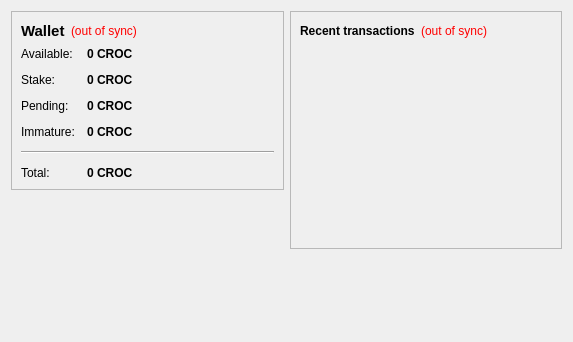
<?xml version="1.0" encoding="UTF-8"?>
<ui version="4.0">
 <class>OverviewPage</class>
 <widget class="QWidget" name="OverviewPage">
  <property name="geometry">
   <rect>
    <x>0</x>
    <y>0</y>
    <width>573</width>
    <height>342</height>
   </rect>
  </property>
  <property name="windowTitle">
   <string>Form</string>
  </property>
  <layout class="QHBoxLayout" name="horizontalLayout" stretch="1,1">
   <item>
    <layout class="QVBoxLayout" name="verticalLayout_2">
     <item>
      <widget class="QFrame" name="frame">
       <property name="frameShape">
        <enum>QFrame::StyledPanel</enum>
       </property>
       <property name="frameShadow">
        <enum>QFrame::Raised</enum>
       </property>
       <layout class="QVBoxLayout" name="verticalLayout_4">
        <item>
         <layout class="QHBoxLayout" name="horizontalLayout_4">
          <item>
           <widget class="QLabel" name="label_5">
            <property name="font">
             <font>
              <pointsize>11</pointsize>
              <weight>75</weight>
              <bold>true</bold>
             </font>
            </property>
            <property name="text">
             <string>Wallet</string>
            </property>
           </widget>
          </item>
          <item>
           <widget class="QLabel" name="labelWalletStatus">
            <property name="toolTip">
             <string>The displayed information may be out of date. Your wallet automatically synchronizes with the CrocodileCash network after a connection is established, but this process has not completed yet.</string>
            </property>
            <property name="styleSheet">
             <string notr="true">QLabel { color: red; }</string>
            </property>
            <property name="text">
             <string notr="true">(out of sync)</string>
            </property>
            <property name="alignment">
             <set>Qt::AlignLeading|Qt::AlignLeft|Qt::AlignVCenter</set>
            </property>
           </widget>
          </item>
          <item>
           <spacer name="horizontalSpacer_2">
            <property name="orientation">
             <enum>Qt::Horizontal</enum>
            </property>
            <property name="sizeHint" stdset="0">
             <size>
              <width>40</width>
              <height>20</height>
             </size>
            </property>
           </spacer>
          </item>
         </layout>
        </item>
        <item>
         <layout class="QFormLayout" name="formLayout_2">
          <property name="fieldGrowthPolicy">
           <enum>QFormLayout::AllNonFixedFieldsGrow</enum>
          </property>
          <property name="horizontalSpacing">
           <number>12</number>
          </property>
          <property name="verticalSpacing">
           <number>12</number>
          </property>
          <item row="0" column="0">
           <widget class="QLabel" name="label">
            <property name="text">
             <string>Available:</string>
            </property>
           </widget>
          </item>
          <item row="0" column="1">
           <widget class="QLabel" name="labelBalance">
            <property name="font">
             <font>
              <weight>75</weight>
              <bold>true</bold>
             </font>
            </property>
            <property name="cursor">
             <cursorShape>IBeamCursor</cursorShape>
            </property>
            <property name="toolTip">
             <string>Your current spendable balance</string>
            </property>
            <property name="text">
             <string notr="true">0 CROC</string>
            </property>
            <property name="textInteractionFlags">
             <set>Qt::LinksAccessibleByMouse|Qt::TextSelectableByKeyboard|Qt::TextSelectableByMouse</set>
            </property>
           </widget>
          </item>
          <item row="1" column="0">
           <widget class="QLabel" name="label_6">
            <property name="text">
             <string>Stake:</string>
            </property>
           </widget>
          </item>
          <item row="1" column="1">
           <widget class="QLabel" name="labelStake">
            <property name="font">
             <font>
              <weight>75</weight>
              <bold>true</bold>
             </font>
            </property>
            <property name="cursor">
             <cursorShape>IBeamCursor</cursorShape>
            </property>
            <property name="toolTip">
             <string>Total of coins that was staked, and do not yet count toward the current balance</string>
            </property>
            <property name="text">
             <string notr="true">0 CROC</string>
            </property>
            <property name="textInteractionFlags">
             <set>Qt::LinksAccessibleByMouse|Qt::TextSelectableByKeyboard|Qt::TextSelectableByMouse</set>
            </property>
           </widget>
          </item>
          <item row="2" column="0">
           <widget class="QLabel" name="label_3">
            <property name="text">
             <string>Pending:</string>
            </property>
           </widget>
          </item>
          <item row="2" column="1">
           <widget class="QLabel" name="labelUnconfirmed">
            <property name="font">
             <font>
              <weight>75</weight>
              <bold>true</bold>
             </font>
            </property>
            <property name="cursor">
             <cursorShape>IBeamCursor</cursorShape>
            </property>
            <property name="toolTip">
             <string>Total of transactions that have yet to be confirmed, and do not yet count toward the current balance</string>
            </property>
            <property name="text">
             <string notr="true">0 CROC</string>
            </property>
            <property name="textInteractionFlags">
             <set>Qt::LinksAccessibleByMouse|Qt::TextSelectableByKeyboard|Qt::TextSelectableByMouse</set>
            </property>
           </widget>
          </item>
          <item row="3" column="0">
           <widget class="QLabel" name="labelImmatureText">
            <property name="text">
             <string>Immature:</string>
            </property>
           </widget>
          </item>
          <item row="3" column="1">
           <widget class="QLabel" name="labelImmature">
            <property name="font">
             <font>
              <weight>75</weight>
              <bold>true</bold>
             </font>
            </property>
            <property name="toolTip">
             <string>Mined balance that has not yet matured</string>
            </property>
            <property name="text">
             <string notr="true">0 CROC</string>
            </property>
            <property name="textInteractionFlags">
             <set>Qt::LinksAccessibleByMouse|Qt::TextSelectableByKeyboard|Qt::TextSelectableByMouse</set>
            </property>
           </widget>
          </item>
          <item row="4" column="0" colspan="2">
           <widget class="Line" name="line">
            <property name="orientation">
             <enum>Qt::Horizontal</enum>
            </property>
           </widget>
          </item>
          <item row="5" column="0">
           <widget class="QLabel" name="labelTotalText">
            <property name="text">
             <string>Total:</string>
            </property>
           </widget>
          </item>
          <item row="5" column="1">
           <widget class="QLabel" name="labelTotal">
            <property name="font">
             <font>
              <weight>75</weight>
              <bold>true</bold>
             </font>
            </property>
            <property name="cursor">
             <cursorShape>IBeamCursor</cursorShape>
            </property>
            <property name="toolTip">
             <string>Your current total balance</string>
            </property>
            <property name="text">
             <string notr="true">0 CROC</string>
            </property>
            <property name="textInteractionFlags">
             <set>Qt::LinksAccessibleByMouse|Qt::TextSelectableByKeyboard|Qt::TextSelectableByMouse</set>
            </property>
           </widget>
          </item>
         </layout>
        </item>
       </layout>
      </widget>
     </item>
     <item>
      <spacer name="verticalSpacer">
       <property name="orientation">
        <enum>Qt::Vertical</enum>
       </property>
       <property name="sizeHint" stdset="0">
        <size>
         <width>20</width>
         <height>40</height>
        </size>
       </property>
      </spacer>
     </item>
      <item>
         <widget class="QLabel" name="coinimage">
          <property name="text">
           <string/>
          </property>
          <property name="pixmap">
           <pixmap resource="../bitcoin.qrc">:/icons/bitcoino</pixmap>
          </property>
          <property name="scaledContents">
           <bool>false</bool>
          </property>
          <property name="alignment">
           <set>Qt::AlignCenter</set>
          </property>
          <property name="margin">
           <number>-2</number>
          </property>
         </widget>
        </item>
    </layout>
   </item>
   <item>
    <layout class="QVBoxLayout" name="verticalLayout_3">
     <item>
      <widget class="QFrame" name="frame_2">
       <property name="frameShape">
        <enum>QFrame::StyledPanel</enum>
       </property>
       <property name="frameShadow">
        <enum>QFrame::Raised</enum>
       </property>
       <layout class="QVBoxLayout" name="verticalLayout">
        <item>
         <layout class="QHBoxLayout" name="horizontalLayout_2">
          <item>
           <widget class="QLabel" name="label_4">
            <property name="text">
             <string>&lt;b&gt;Recent transactions&lt;/b&gt;</string>
            </property>
           </widget>
          </item>
          <item>
           <widget class="QLabel" name="labelTransactionsStatus">
            <property name="toolTip">
             <string>The displayed information may be out of date. Your wallet automatically synchronizes with the CrocodileCash network after a connection is established, but this process has not completed yet.</string>
            </property>
            <property name="styleSheet">
             <string notr="true">QLabel { color: red; }</string>
            </property>
            <property name="text">
             <string notr="true">(out of sync)</string>
            </property>
            <property name="alignment">
             <set>Qt::AlignRight|Qt::AlignTrailing|Qt::AlignVCenter</set>
            </property>
           </widget>
          </item>
          <item>
           <spacer name="horizontalSpacer">
            <property name="orientation">
             <enum>Qt::Horizontal</enum>
            </property>
            <property name="sizeHint" stdset="0">
             <size>
              <width>40</width>
              <height>20</height>
             </size>
            </property>
           </spacer>
          </item>
         </layout>
        </item>
        <item>
         <widget class="QListView" name="listTransactions">
          <property name="styleSheet">
           <string notr="true">QListView { background: transparent; }</string>
          </property>
          <property name="frameShape">
           <enum>QFrame::NoFrame</enum>
          </property>
          <property name="verticalScrollBarPolicy">
           <enum>Qt::ScrollBarAlwaysOff</enum>
          </property>
          <property name="horizontalScrollBarPolicy">
           <enum>Qt::ScrollBarAlwaysOff</enum>
          </property>
          <property name="selectionMode">
           <enum>QAbstractItemView::NoSelection</enum>
          </property>
         </widget>
        </item>
       </layout>
      </widget>
     </item>
     <item>
      <spacer name="verticalSpacer_2">
       <property name="orientation">
        <enum>Qt::Vertical</enum>
       </property>
       <property name="sizeHint" stdset="0">
        <size>
         <width>20</width>
         <height>40</height>
        </size>
       </property>
      </spacer>
     </item>
    </layout>
   </item>
  </layout>
 </widget>
 <resources/>
 <connections/>
</ui>
